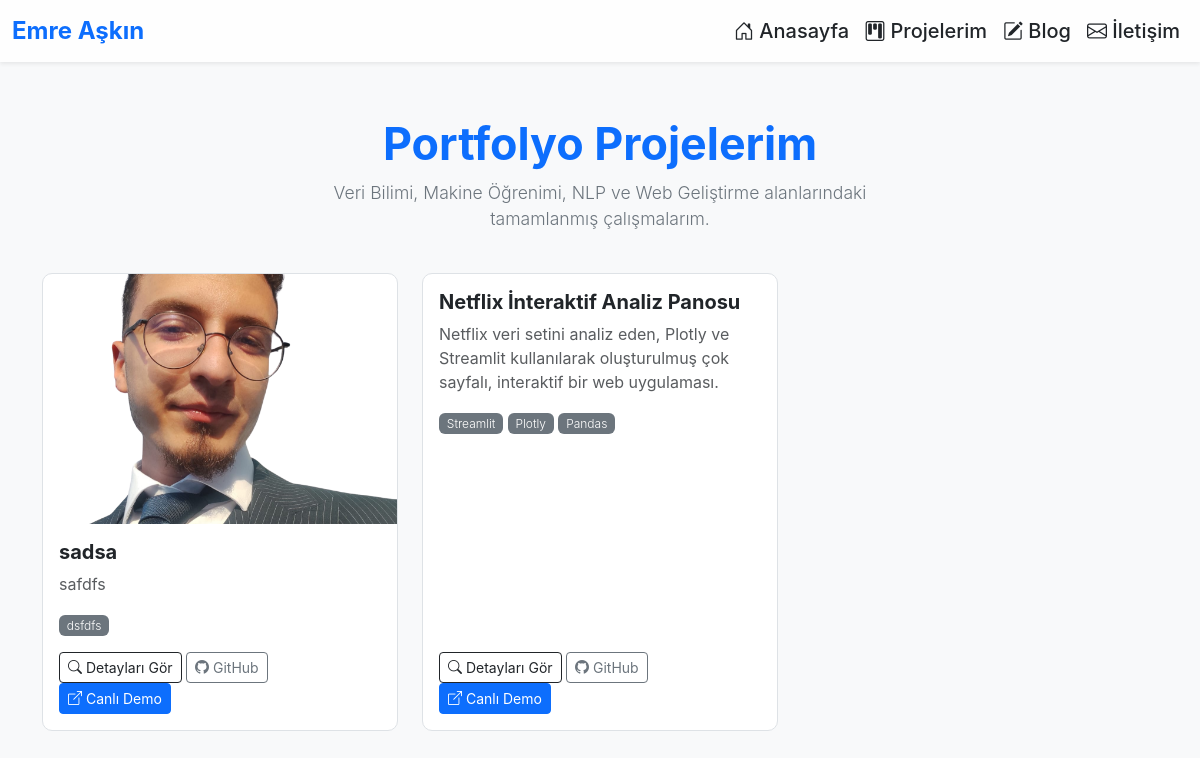
The page /projects/ on the database as committed earlier.
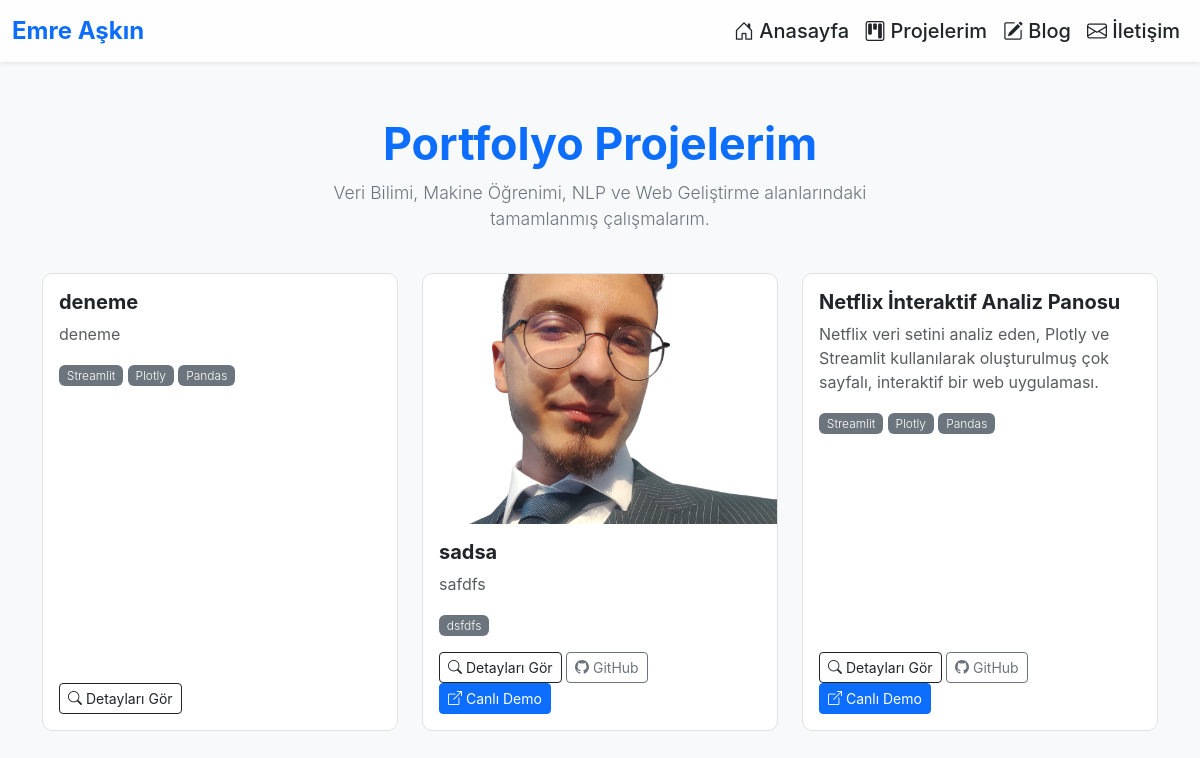
The same page on the database as committed later.
### projects/models.py (models this page shows, shortened)
class Project(models.Model):
    title = models.CharField(max_length=200, verbose_name="Proje Başlığı")
    description = models.TextField(verbose_name="Açıklama")
    technology = models.CharField(max_length=200, help_text="Örn: Streamlit, Plotly, Scikit-learn", verbose_name="Teknolojiler")
    cover_image = models.ImageField(
        upload_to='project_covers/',
        blank=True, null=True,
        verbose_name="Kapak Resmi (Listeleme için)",
        help_text="Proje listeleme sayfasında (kartta) görünecek ana resim."
    )
    video_url = models.URLField(
        max_length=500, blank=True, null=True,
        verbose_name="Video Gömme (Embed) URL'si",
        help_text="YouTube veya Vimeo'dan 'Embed' (Gömme) linkini buraya yapıştırın."
    )
    github_link = models.URLField(max_length=500, blank=True, null=True)
    live_link = models.URLField(max_length=500, blank=True, null=True)
    created_at = models.DateTimeField(auto_now_add=True)
    def get_technologies_list(self):
        if self.technology:
            return [tech.strip() for tech in self.technology.split(',')]
        return []
    class Meta:
        ordering = ['-created_at']

### projects/views.py (the view)
# urls.py: path('', views.project_list_view, name='project_list'),
def project_list_view(request):
    projects = Project.objects.all()
    context = {
        'projects': projects,
    }
    return render(request, 'projects/project_list.html', context)

### templates/projects/project_list.html (shortened to what this page needs)
{% extends '_base.html' %}
{% block content %}
<div class="container-fluid">
    <div class="page-header">
        <h1>Portfolyo Projelerim</h1>
        <p class="lead">
            Veri Bilimi, Makine Öğrenimi, NLP ve Web Geliştirme alanlarındaki tamamlanmış çalışmalarım.
        </p>
    </div>
    <div class="container"> <div class="row row-cols-1 row-cols-md-2 row-cols-lg-3 g-4">
            {% for project in projects %}
            <div class="col">
                <div class="card h-100 custom-card"
                     data-aos="fade-up"
                     data-aos-delay="{{ forloop.counter0 }}00">
                    {% if project.cover_image %}
                        <a href="{% url 'project_detail' pk=project.pk %}">
                            <img src="{{ project.cover_image.url }}" class="card-img-top" alt="{{ project.title }} Ekran Görüntüsü" style="height: 250px; object-fit: cover;">
                        </a>
                    {% endif %}
                    <div class="card-body d-flex flex-column">
                        <h5 class="card-title">{{ project.title }}</h5>
                        <p class="card-text text-muted"> {{ project.description|truncatewords:20 }}
                        </p>
                        <div class="mb-3">
                            {% for tech in project.get_technologies_list|slice:":3" %}
                                <span class="badge text-bg-secondary fw-light">{{ tech }}</span>
                            {% endfor %}
                        </div>
                        <div class="mt-auto">
                            <a href="{% url 'project_detail' pk=project.pk %}" class="btn btn-sm btn-outline-dark">
                                <i class="bi bi-search"></i> Detayları Gör
                            </a>
                            {% if project.github_link %}
                                <a href="{{ project.github_link }}" class="btn btn-sm btn-outline-secondary" target="_blank">
                                    <i class="bi bi-github"></i> GitHub
                                </a>
                            {% endif %}
                            {% if project.live_link %}
                                <a href="{{ project.live_link }}" class="btn btn-sm btn-primary" target="_blank">
                                    <i class="bi bi-box-arrow-up-right"></i> Canlı Demo
                                </a>
                            {% endif %}
                        </div>
                    </div>
                </div>
            </div>
            {% empty %}
                <div class="col">
                    <p>Henüz gösterilecek proje yok.</p>
                </div>
            {% endfor %}
        </div> </div> {% endblock content %}

### templates/_base.html (shortened to what this page needs)
{% load static %}
<!DOCTYPE html>
<html lang="tr"> <head>
    <link href="https://cdn.jsdelivr.net/npm/bootstrap@5.3.3/dist/css/bootstrap.min.css" rel="stylesheet">
    <link rel="stylesheet" href="https://cdn.jsdelivr.net/npm/bootstrap-icons@1.11.3/font/bootstrap-icons.min.css">
    <link href="https://unpkg.com/aos@2.3.1/dist/aos.css" rel="stylesheet">
    <link rel="stylesheet" href="{% static 'css/main.css' %}">
</head>
<body>
    <nav class="navbar navbar-expand-lg navbar-light bg-light shadow-sm sticky-top">
        <div class="container-fluid">
            <a class="navbar-brand fs-4" href="{% url 'home' %}">
                Emre Aşkın
            </a>
            <div class="collapse navbar-collapse" id="navbarNav">
                <ul class="navbar-nav ms-auto fs-5">
                    <li class="nav-item">
                        <a class="nav-link" href="{% url 'home' %}"><i class="bi bi-house-door"></i> Anasayfa</a>
                    </li>
                    <li class="nav-item">
                        <a class="nav-link" href="{% url 'project_list' %}"><i class="bi bi-kanban"></i> Projelerim</a>
                    </li>
                    <li class="nav-item">
                        <a class="nav-link" href="{% url 'post_list' %}"><i class="bi bi-pencil-square"></i> Blog</a>
                    </li>
                    <li class="nav-item">
                        <a class="nav-link" href="{% url 'contact' %}"><i class="bi bi-envelope"></i> İletişim</a>
                    </li>
                </ul>
            </div>
        </div>
    </nav>
    <div class="content-wrapper">
    {% block content %}
    {% endblock content %}
    </div>
</body>
</html>

### static/css/main.css (style rules this page uses)
:root { --primary-color: #0d6efd; --primary-hover: #0b5ed7; --bg-color: #f8f9fa; --surface-color: #ffffff; --text-color: #212529; --text-muted: #6c757d; --border-color: #dee2e6; --font-sans: -apple-system, BlinkMacSystemFont, "Segoe UI", Roboto, Helvetica, Arial, sans-serif; }
body { font-family: var(--font-sans); background-color: var(--bg-color); color: var(--text-color); }
h1, h2, h3, h4, h5, h6 { color: var(--primary-color); font-weight: 700; }
.content-wrapper { animation: fadeIn 0.6s ease-out; }
.navbar { background-color: rgba(255, 255, 255, 0.8) !important; backdrop-filter: blur(10px); box-shadow: 0 2px 4px rgba(0,0,0,0.04); }
.navbar-brand { color: var(--primary-color) !important; font-weight: 700; }
.nav-link { font-weight: 500; color: var(--text-color) !important; }
.page-header { text-align: center; padding-top: 3.5rem; margin-bottom: 2.5rem; }
.page-header h1 { font-size: 2.8rem; font-weight: 700; margin-bottom: 0.5rem; }
.page-header p.lead { font-size: 1.1rem; color: var(--text-muted); max-width: 600px; margin: 0 auto; }
.custom-card { background-color: var(--surface-color); border: 1px solid var(--border-color); border-radius: 10px; transition: transform 0.3s, box-shadow 0.3s; }
.custom-card .card-img-top { border-top-left-radius: 10px; border-top-right-radius: 10px; }

Rows that differ between the two databases and show on the page:
added Project: title "deneme", description "deneme", get_technologies_list "Streamlit" "Plotly" "Pandas"
